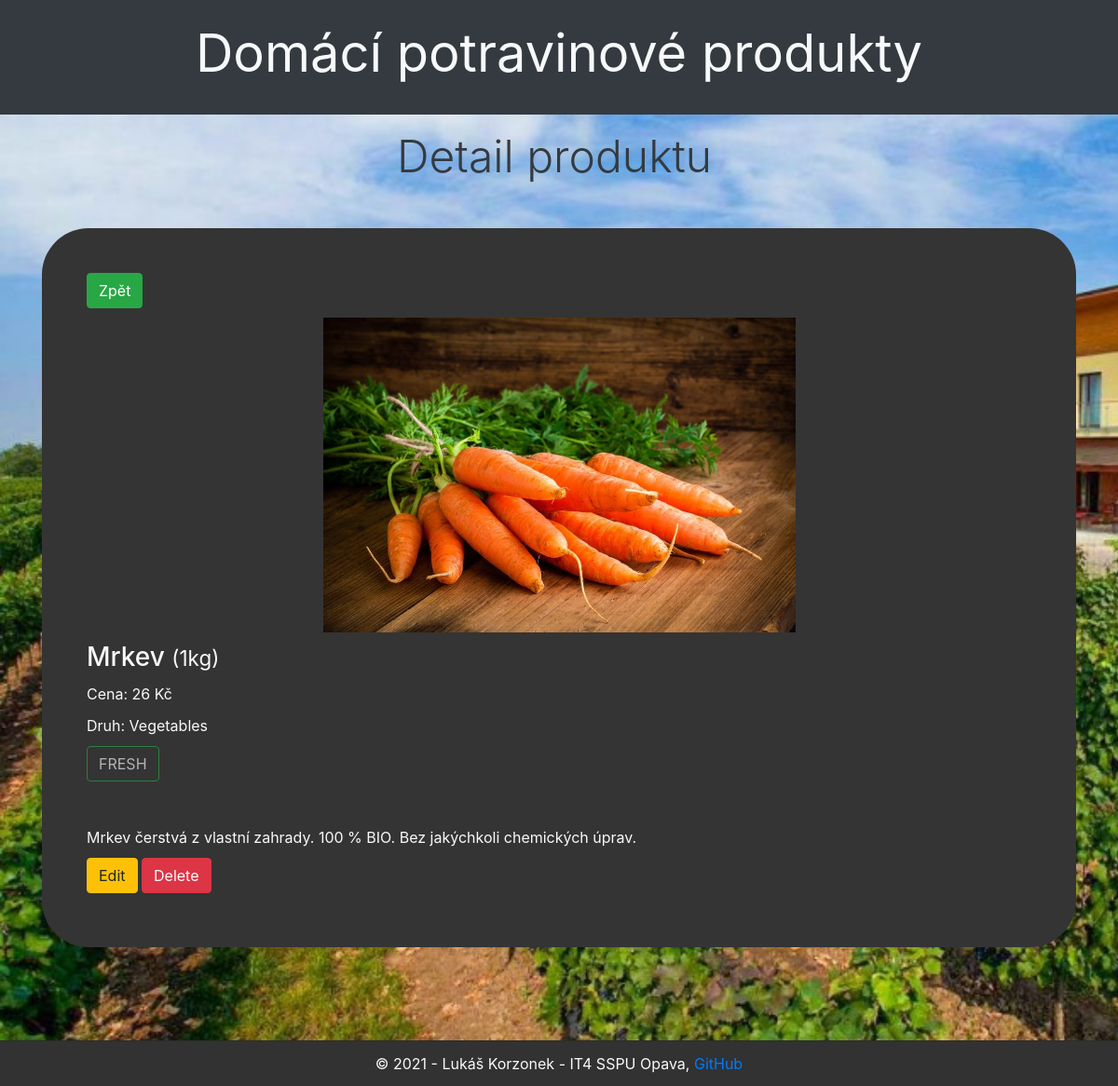
The page /products/detail/10 on the database its author committed.
### products/models.py (models this page shows, shortened)
class Product(models.Model):
    name = models.CharField(max_length=100)
    measure = models.ForeignKey(Measure,on_delete=models.CASCADE)
    type = models.ForeignKey(Type,on_delete=models.CASCADE)
    price = models.PositiveIntegerField()
    mark = models.ForeignKey(Mark,on_delete=models.CASCADE)
    akce = models.BooleanField(default=False)
    description = models.TextField(null=True)
    img = models.ImageField(upload_to='products/%Y/%m/%d', blank=True, null=True, verbose_name='Image')
    class Meta:
        ordering = ["type", "name", "price", "akce"]

class Measure(models.Model):
    unit = models.CharField(unique=True, max_length=10, help_text='Enter a unit of measure (e. g. Kg)')
    def __str__(self):
        return self.unit

class Type(models.Model):
    type= models.CharField(unique=True, max_length=50, help_text='Enter a product type (e. g. fruits)')
    def __str__(self):
        return self.type

class Mark(models.Model):
    mark = models.CharField(unique=True, max_length=50, help_text='Enter a mark (e. g. fresh)')
    def __str__(self):
        return self.mark

### products/views.py (the view)
# urls.py: path('detail/<int:pk>', views.ProductDetail.as_view(), name='detail'),
class ProductDetail(DetailView):
    model = Product
    context_object_name = 'product'
    template_name = 'product_detail.html'
    extra_context = {
        'title': 'Detail produktu'
    }

### products/templates/product_detail.html (shortened to what this page needs)
{% extends 'base.html' %}
{% load static %}
{% block content %}
<div>
    <div class="info p-5 round">
        <a class="btn btn-success" href="{%url 'list'%}" role="button">Zpět</a>
        {% if product.img %}
        <div class="center">
            <img src="{{ product.img.url }}" class="img-fluid">
        </div>
        {% endif %}
        <h3 class="">{{ product.name }} <small>(1{{ product.measure }})</small></h3>
        <div>
            Cena: {{ product.price }} Kč
        </div>
        <div>
            Druh: {{ product.type }}
        </div>
        <div>
            <button class="btn btn-success dark" disabled>{{ product.mark }}</button>
        </div>
        <div class="description mt-5">
            {{ product.description }}
        </div>
        <div>
            <a class="btn btn-warning" href="{% url 'product-update' product.pk %}">Edit</a>
            <a class="btn btn-danger" href="{% url 'product-delete' product.pk %}">Delete</a>
        </div>
    </div>
</div>
{% endblock %}

### products/static/css/style.css (style rules this page uses)
:root { --light: #f9f9f9; --dark: #343434; }
body { min-height: 100vh; display: flex; flex-direction: column; background: url(background.jpg); background-position: left top; background-repeat: no-repeat; background-size: cover; }
.dark { background-color: var(--dark) !important; color: var(--light) !important; }
.info { overflow: hidden; background-color: var(--dark) !important; color: var(--light) !important; }
.info div { margin-top: 10px; margin-bottom: 10px; }
.description { margin-bottom: 70px; }
.center { display: block; margin-left: auto; margin-right: auto; width: 50%; }
.round { border-radius: 50px; }

### rows shown on the page
Product: img (picture), name "Mrkev", measure "kg", price "26", type "Vegetables", mark "FRESH", description "Mrkev čerstvá z vlastní zahrady. 100 % BIO. Bez jakýchkoli chemických úprav."

### other values the page prints
{{ title }} "Detail produktu"
